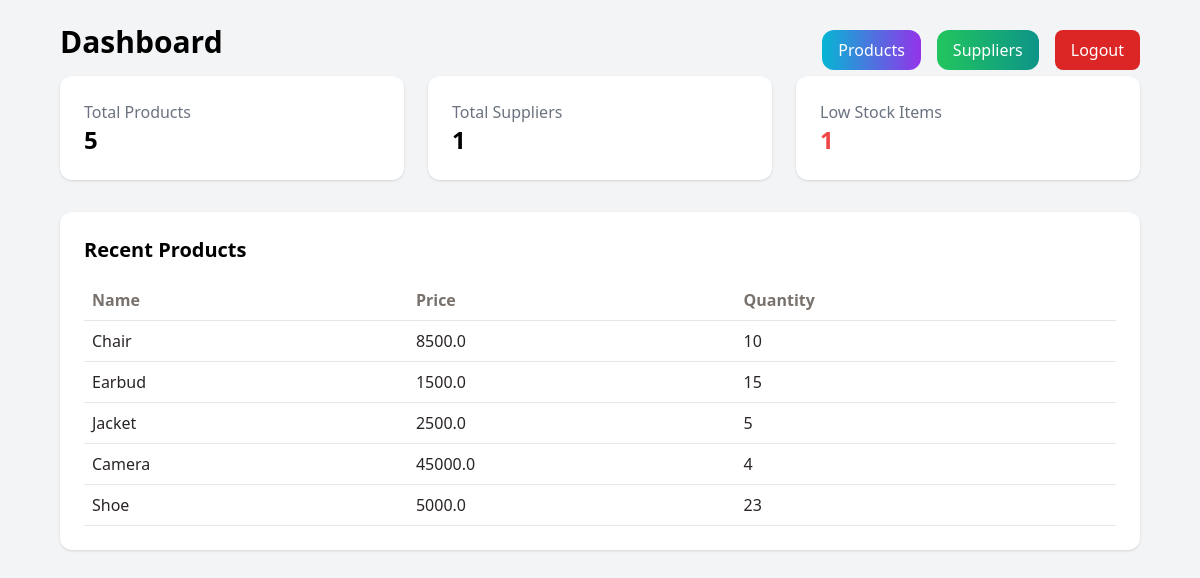
Before: /dashboard/ (signed in) with the older database file.
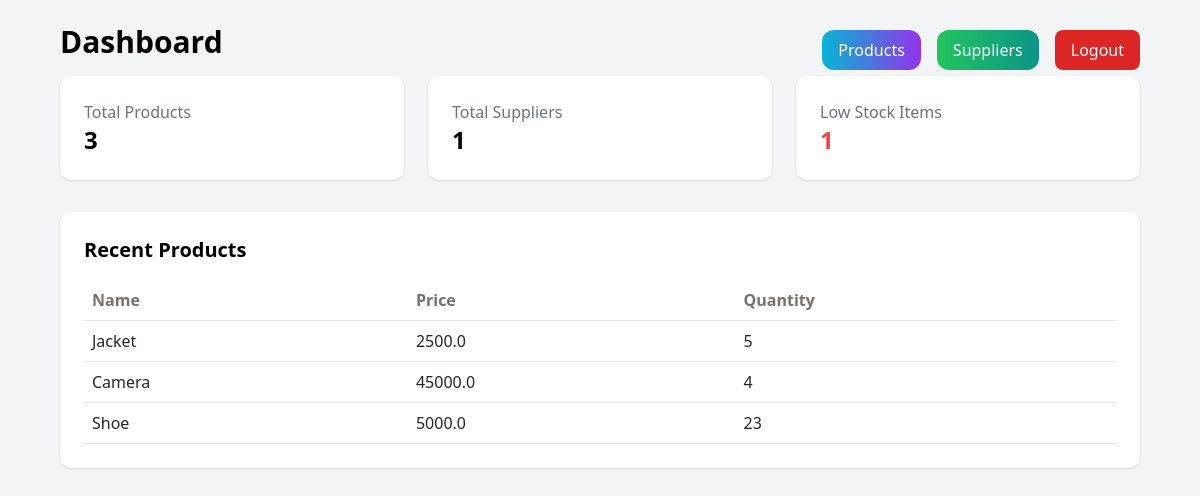
After: the same page with the newer database file.
### accounts/models.py (models this page shows, shortened)
class Product(models.Model):
    name = models.CharField(max_length=100)
    price = models.FloatField()
    quantity = models.IntegerField()
    image = models.ImageField(upload_to='products/', blank=True, null=True)
    supplier = models.ForeignKey(Supplier, on_delete=models.CASCADE, null=True, blank=True)
    created_at = models.DateTimeField(auto_now_add=True)

### accounts/views.py (the view)
# urls.py: path('dashboard/', views.dashboard, name='dashboard'),
@login_required
def dashboard(request):
    total_products = Product.objects.count()
    total_suppliers = Supplier.objects.count()
    low_stock = Product.objects.filter(quantity__lt=5).count()
    recent_products = Product.objects.order_by('-created_at')[:5]
    context = {
        'total_products': total_products,
        'total_suppliers': total_suppliers,
        'low_stock': low_stock,
        'recent_products': recent_products
    }
    return render(request, 'dashboard.html', context)

### templates/dashboard.html (shortened to what this page needs)
<!DOCTYPE html>
<html lang="en">
<head>
    <script src="https://cdn.tailwindcss.com"></script>
</head>
<body class="bg-gray-100">
    <div class="p-6 mx-9">
        <div class="flex justify-between">
            <h1 class="text-3xl font-bold mb-4">Dashboard</h1>
            <div class="flex gap-4 items-center">
                <a href="{% url 'product_list' %}"
                    class="bg-gradient-to-r from-cyan-500 to-purple-600 text-white px-4 py-2 rounded-xl hover:bg-blue-600">
                    Products
                </a>
                <a href="{% url 'supplier_list' %}"
                    class="bg-gradient-to-r from-green-500 to-teal-600 text-white px-4 py-2 rounded-xl">
                    Suppliers
                </a>
                <a href="{% url 'logout' %}" class="text-white bg-red-600 hover:bg-red-700 rounded-lg h-fit py-2 px-4">Logout</a>
            </div>
        </div>
        <div class="grid grid-cols-1 md:grid-cols-3 gap-6">
            <div class="bg-white p-6 rounded-xl shadow">
                <h2 class="text-gray-500">Total Products</h2>
                <p class="text-2xl font-bold">{{ total_products }}</p>
            </div>
            <div class="bg-white p-6 rounded-xl shadow">
                <h2 class="text-gray-500">Total Suppliers</h2>
                <p class="text-2xl font-bold">{{ total_suppliers }}</p>
            </div>
            <div class="bg-white p-6 rounded-xl shadow">
                <h2 class="text-gray-500">Low Stock Items</h2>
                <p class="text-2xl font-bold text-red-500">{{ low_stock }}</p>
            </div>
        </div>
        <div class="mt-8 bg-white p-6 rounded-xl shadow">
            <h2 class="text-xl font-bold mb-4">Recent Products</h2>
            <table class="w-full text-left">
                <thead>
                    <tr class="border-b text-stone-500">
                        <th class="p-2">Name</th>
                        <th class="p-2">Price</th>
                        <th class="p-2">Quantity</th>
                    </tr>
                </thead>
                <tbody>
                    {% for product in recent_products %}
                    <tr class="border-b text-stone-800">
                        <td class="p-2">{{ product.name }}</td>
                        <td class="p-2">{{ product.price }}</td>
                        <td class="p-2">{{ product.quantity }}</td>
                    </tr>
                    {% empty %}
                    <tr>
                        <td colspan="3" class="p-2 text-stone-500 text-center">No products yet</td>
                    </tr>
                    {% endfor %}
                </tbody>
            </table>
        </div>
    </div>
</body>
</html>

Changed rows visible on the page:
removed Product: name "Chair", price "8500.0", quantity "10"
removed Product: name "Earbud", price "1500.0", quantity "15"
Other visible differences:
{{ total_products }}: "5" → "3"
